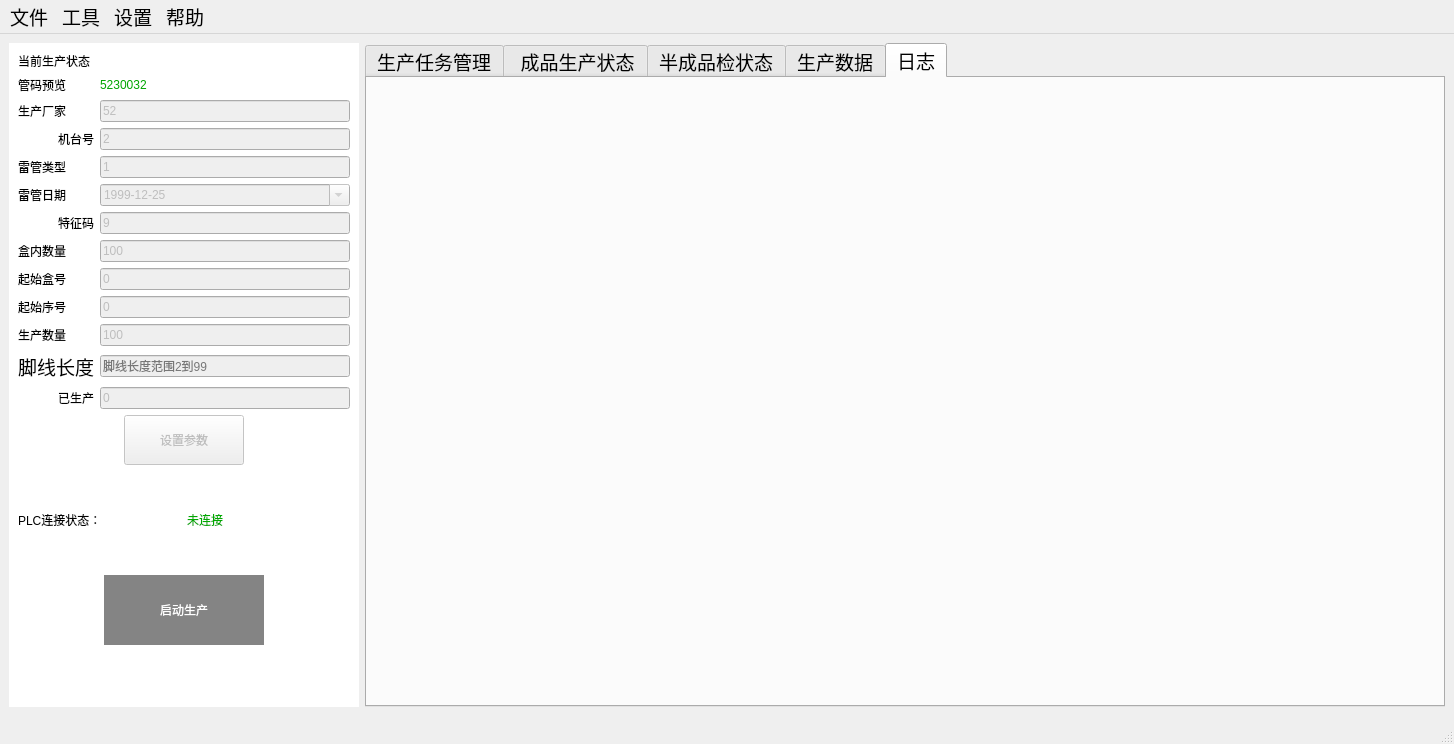
<?xml version="1.0" encoding="UTF-8"?>
<ui version="4.0">
 <class>MainWindow</class>
 <widget class="QMainWindow" name="MainWindow">
  <property name="geometry">
   <rect>
    <x>0</x>
    <y>0</y>
    <width>1454</width>
    <height>744</height>
   </rect>
  </property>
  <property name="font">
   <font>
    <pointsize>14</pointsize>
   </font>
  </property>
  <property name="windowTitle">
   <string>MainWindow</string>
  </property>
  <property name="windowIcon">
   <iconset theme="E:\0_project\4月中旬前完成\1_交接工作\python\内蒙三码软件\内蒙三码软件2(实时数据传送打开生产线停止)\favicon.ico">
    <normaloff>:/favicon.ico</normaloff>:/favicon.ico</iconset>
  </property>
  <widget class="QWidget" name="centralwidget">
   <layout class="QGridLayout" name="gridLayout_11">
    <item row="0" column="0">
     <widget class="QFrame" name="frame">
      <property name="minimumSize">
       <size>
        <width>350</width>
        <height>0</height>
       </size>
      </property>
      <property name="maximumSize">
       <size>
        <width>350</width>
        <height>16777215</height>
       </size>
      </property>
      <property name="font">
       <font>
        <family>Agency FB</family>
        <pointsize>16</pointsize>
       </font>
      </property>
      <property name="styleSheet">
       <string notr="true">QFrame#frame{
background-color: rgb(255, 255, 255);
}

QLabel{
font: 14pt &quot;Agency FB&quot;;
}


QLineEdit{
font: 14pt &quot;Agency FB&quot;;
	font: 14pt &quot;黑体&quot;;
}

QDateEdit{

font: 14pt &quot;Agency FB&quot;;
font: 14pt &quot;黑体&quot;;
}

QPushButton{

font: 14pt &quot;Agency FB&quot;;
font: 14pt &quot;黑体&quot;;
}
</string>
      </property>
      <layout class="QVBoxLayout" name="verticalLayout_5">
       <item>
        <widget class="QLabel" name="label_3">
         <property name="text">
          <string>当前生产状态</string>
         </property>
        </widget>
       </item>
       <item>
        <layout class="QVBoxLayout" name="verticalLayout_4">
         <property name="sizeConstraint">
          <enum>QLayout::SetDefaultConstraint</enum>
         </property>
         <item>
          <layout class="QGridLayout" name="gridLayout_16">
           <item row="7" column="0">
            <widget class="QLabel" name="label_26">
             <property name="text">
              <string>起始盒号</string>
             </property>
            </widget>
           </item>
           <item row="6" column="2">
            <widget class="QLineEdit" name="numberInBox">
             <property name="enabled">
              <bool>false</bool>
             </property>
             <property name="text">
              <string>100</string>
             </property>
            </widget>
           </item>
           <item row="2" column="0">
            <widget class="QLabel" name="label_31">
             <property name="text">
              <string>机台号</string>
             </property>
             <property name="alignment">
              <set>Qt::AlignRight|Qt::AlignTrailing|Qt::AlignVCenter</set>
             </property>
            </widget>
           </item>
           <item row="3" column="0">
            <widget class="QLabel" name="label_23">
             <property name="text">
              <string>雷管类型</string>
             </property>
            </widget>
           </item>
           <item row="8" column="2">
            <widget class="QLineEdit" name="startNo">
             <property name="enabled">
              <bool>false</bool>
             </property>
             <property name="text">
              <string>0</string>
             </property>
            </widget>
           </item>
           <item row="8" column="0">
            <widget class="QLabel" name="label_21">
             <property name="text">
              <string>起始序号</string>
             </property>
            </widget>
           </item>
           <item row="0" column="0">
            <widget class="QLabel" name="label_30">
             <property name="text">
              <string>管码预览</string>
             </property>
            </widget>
           </item>
           <item row="5" column="0">
            <widget class="QLabel" name="label_25">
             <property name="layoutDirection">
              <enum>Qt::LeftToRight</enum>
             </property>
             <property name="text">
              <string>特征码</string>
             </property>
             <property name="alignment">
              <set>Qt::AlignRight|Qt::AlignTrailing|Qt::AlignVCenter</set>
             </property>
            </widget>
           </item>
           <item row="11" column="2">
            <widget class="QLineEdit" name="finishedNum">
             <property name="enabled">
              <bool>false</bool>
             </property>
             <property name="text">
              <string>0</string>
             </property>
            </widget>
           </item>
           <item row="0" column="2">
            <widget class="QLabel" name="preview">
             <property name="enabled">
              <bool>false</bool>
             </property>
             <property name="styleSheet">
              <string notr="true">font: 20pt &quot;黑体&quot;;
color: rgb(0, 166, 0);</string>
             </property>
             <property name="text">
              <string>5230032</string>
             </property>
            </widget>
           </item>
           <item row="10" column="2">
            <widget class="QLineEdit" name="lineLength">
             <property name="enabled">
              <bool>false</bool>
             </property>
             <property name="placeholderText">
              <string>脚线长度范围2到99</string>
             </property>
            </widget>
           </item>
           <item row="1" column="0">
            <widget class="QLabel" name="label_29">
             <property name="text">
              <string>生产厂家</string>
             </property>
            </widget>
           </item>
           <item row="3" column="2">
            <widget class="QLineEdit" name="detType">
             <property name="enabled">
              <bool>false</bool>
             </property>
             <property name="text">
              <string>1</string>
             </property>
            </widget>
           </item>
           <item row="4" column="2">
            <widget class="QDateEdit" name="productDate">
             <property name="enabled">
              <bool>false</bool>
             </property>
             <property name="sizePolicy">
              <sizepolicy hsizetype="Minimum" vsizetype="Preferred">
               <horstretch>0</horstretch>
               <verstretch>0</verstretch>
              </sizepolicy>
             </property>
             <property name="dateTime">
              <datetime>
               <hour>0</hour>
               <minute>0</minute>
               <second>0</second>
               <year>1999</year>
               <month>12</month>
               <day>25</day>
              </datetime>
             </property>
             <property name="displayFormat">
              <string>yyyy-M-d</string>
             </property>
             <property name="calendarPopup">
              <bool>true</bool>
             </property>
            </widget>
           </item>
           <item row="5" column="2">
            <widget class="QLineEdit" name="feature">
             <property name="enabled">
              <bool>false</bool>
             </property>
             <property name="text">
              <string>9</string>
             </property>
            </widget>
           </item>
           <item row="9" column="0">
            <widget class="QLabel" name="label_14">
             <property name="text">
              <string>生产数量</string>
             </property>
            </widget>
           </item>
           <item row="7" column="2">
            <widget class="QLineEdit" name="startBox">
             <property name="enabled">
              <bool>false</bool>
             </property>
             <property name="text">
              <string>0</string>
             </property>
            </widget>
           </item>
           <item row="6" column="0">
            <widget class="QLabel" name="label_27">
             <property name="text">
              <string>盒内数量</string>
             </property>
            </widget>
           </item>
           <item row="2" column="2">
            <widget class="QLineEdit" name="machineID">
             <property name="enabled">
              <bool>false</bool>
             </property>
             <property name="text">
              <string>2</string>
             </property>
            </widget>
           </item>
           <item row="1" column="2">
            <widget class="QLineEdit" name="factory">
             <property name="enabled">
              <bool>false</bool>
             </property>
             <property name="text">
              <string>52</string>
             </property>
            </widget>
           </item>
           <item row="10" column="0">
            <widget class="QLabel" name="label_28">
             <property name="font">
              <font>
               <family>Agency FB</family>
               <pointsize>14</pointsize>
               <italic>false</italic>
               <bold>false</bold>
              </font>
             </property>
             <property name="text">
              <string>脚线长度</string>
             </property>
            </widget>
           </item>
           <item row="11" column="0">
            <widget class="QLabel" name="label_2">
             <property name="text">
              <string>已生产</string>
             </property>
             <property name="alignment">
              <set>Qt::AlignRight|Qt::AlignTrailing|Qt::AlignVCenter</set>
             </property>
            </widget>
           </item>
           <item row="9" column="2">
            <widget class="QLineEdit" name="produceNum">
             <property name="enabled">
              <bool>false</bool>
             </property>
             <property name="text">
              <string>100</string>
             </property>
            </widget>
           </item>
           <item row="4" column="0">
            <widget class="QLabel" name="label_24">
             <property name="text">
              <string>雷管日期</string>
             </property>
            </widget>
           </item>
          </layout>
         </item>
         <item>
          <layout class="QHBoxLayout" name="horizontalLayout_5">
           <item>
            <spacer name="horizontalSpacer_5">
             <property name="orientation">
              <enum>Qt::Horizontal</enum>
             </property>
             <property name="sizeHint" stdset="0">
              <size>
               <width>40</width>
               <height>20</height>
              </size>
             </property>
            </spacer>
           </item>
           <item>
            <widget class="QPushButton" name="paraSet">
             <property name="enabled">
              <bool>false</bool>
             </property>
             <property name="minimumSize">
              <size>
               <width>120</width>
               <height>50</height>
              </size>
             </property>
             <property name="text">
              <string>设置参数</string>
             </property>
            </widget>
           </item>
           <item>
            <spacer name="horizontalSpacer_10">
             <property name="orientation">
              <enum>Qt::Horizontal</enum>
             </property>
             <property name="sizeHint" stdset="0">
              <size>
               <width>40</width>
               <height>20</height>
              </size>
             </property>
            </spacer>
           </item>
          </layout>
         </item>
         <item>
          <spacer name="verticalSpacer_2">
           <property name="orientation">
            <enum>Qt::Vertical</enum>
           </property>
           <property name="sizeHint" stdset="0">
            <size>
             <width>20</width>
             <height>40</height>
            </size>
           </property>
          </spacer>
         </item>
         <item>
          <layout class="QGridLayout" name="gridLayout">
           <item row="0" column="1">
            <widget class="QLabel" name="plcConnected">
             <property name="styleSheet">
              <string notr="true">
QLabel{
font: 14pt &quot;黑体&quot;;
color: rgb(0, 170, 0);
}
</string>
             </property>
             <property name="text">
              <string>未连接</string>
             </property>
            </widget>
           </item>
           <item row="0" column="0">
            <widget class="QLabel" name="label">
             <property name="styleSheet">
              <string notr="true">
QLabel{
font: 14pt &quot;黑体&quot;;
}
</string>
             </property>
             <property name="text">
              <string>PLC连接状态：</string>
             </property>
            </widget>
           </item>
          </layout>
         </item>
         <item>
          <spacer name="verticalSpacer">
           <property name="orientation">
            <enum>Qt::Vertical</enum>
           </property>
           <property name="sizeHint" stdset="0">
            <size>
             <width>20</width>
             <height>40</height>
            </size>
           </property>
          </spacer>
         </item>
         <item>
          <layout class="QHBoxLayout" name="horizontalLayout_4">
           <item>
            <spacer name="horizontalSpacer">
             <property name="orientation">
              <enum>Qt::Horizontal</enum>
             </property>
             <property name="sizeHint" stdset="0">
              <size>
               <width>40</width>
               <height>20</height>
              </size>
             </property>
            </spacer>
           </item>
           <item>
            <widget class="QPushButton" name="startProduce">
             <property name="enabled">
              <bool>false</bool>
             </property>
             <property name="minimumSize">
              <size>
               <width>160</width>
               <height>70</height>
              </size>
             </property>
             <property name="styleSheet">
              <string notr="true">QPushButton{
color: rgb(255, 255, 255);
background-color: rgb(0, 170, 0);
border-radius:0px
}

QPushButton:disabled{
color: rgb(255, 255, 255);
	background-color: rgb(132, 132, 132);
border-radius:0px
}</string>
             </property>
             <property name="text">
              <string>启动生产</string>
             </property>
            </widget>
           </item>
           <item>
            <spacer name="horizontalSpacer_2">
             <property name="orientation">
              <enum>Qt::Horizontal</enum>
             </property>
             <property name="sizeHint" stdset="0">
              <size>
               <width>40</width>
               <height>20</height>
              </size>
             </property>
            </spacer>
           </item>
          </layout>
         </item>
        </layout>
       </item>
       <item>
        <spacer name="verticalSpacer_3">
         <property name="orientation">
          <enum>Qt::Vertical</enum>
         </property>
         <property name="sizeHint" stdset="0">
          <size>
           <width>20</width>
           <height>40</height>
          </size>
         </property>
        </spacer>
       </item>
      </layout>
     </widget>
    </item>
    <item row="0" column="1">
     <widget class="QTabWidget" name="productTabWidget">
      <property name="currentIndex">
       <number>4</number>
      </property>
      <widget class="TaskMgr" name="tab_5">
       <attribute name="title">
        <string>生产任务管理</string>
       </attribute>
      </widget>
      <widget class="QWidget" name="tab">
       <attribute name="title">
        <string> 成品生产状态</string>
       </attribute>
       <layout class="QGridLayout" name="gridLayout_7">
        <item row="0" column="0">
         <widget class="QFrame" name="frame_2">
          <property name="styleSheet">
           <string notr="true">QWidget#frame_2{
	background-color: rgb(255, 255, 255);
}
QWidget{
	
	font: 14pt &quot;宋体&quot;;
}
</string>
          </property>
          <property name="frameShape">
           <enum>QFrame::StyledPanel</enum>
          </property>
          <property name="frameShadow">
           <enum>QFrame::Raised</enum>
          </property>
          <widget class="QFrame" name="frame_3">
           <property name="geometry">
            <rect>
             <x>670</x>
             <y>20</y>
             <width>311</width>
             <height>461</height>
            </rect>
           </property>
           <property name="styleSheet">
            <string notr="true">border:2px</string>
           </property>
           <property name="frameShape">
            <enum>QFrame::StyledPanel</enum>
           </property>
           <property name="frameShadow">
            <enum>QFrame::Raised</enum>
           </property>
           <widget class="QLineEdit" name="plcHeart">
            <property name="enabled">
             <bool>true</bool>
            </property>
            <property name="geometry">
             <rect>
              <x>120</x>
              <y>10</y>
              <width>131</width>
              <height>30</height>
             </rect>
            </property>
           </widget>
           <widget class="QLabel" name="label_32">
            <property name="geometry">
             <rect>
              <x>20</x>
              <y>10</y>
              <width>101</width>
              <height>30</height>
             </rect>
            </property>
            <property name="text">
             <string>PLC心跳</string>
            </property>
           </widget>
           <widget class="QLabel" name="label_33">
            <property name="geometry">
             <rect>
              <x>20</x>
              <y>180</y>
              <width>141</width>
              <height>30</height>
             </rect>
            </property>
            <property name="text">
             <string>三码软件心跳</string>
            </property>
           </widget>
           <widget class="QLineEdit" name="sendCnt">
            <property name="enabled">
             <bool>true</bool>
            </property>
            <property name="geometry">
             <rect>
              <x>160</x>
              <y>180</y>
              <width>131</width>
              <height>30</height>
             </rect>
            </property>
           </widget>
           <widget class="QCheckBox" name="recvWriteCodeCmd">
            <property name="geometry">
             <rect>
              <x>40</x>
              <y>310</y>
              <width>211</width>
              <height>22</height>
             </rect>
            </property>
            <property name="text">
             <string>已经接收写码指令</string>
            </property>
           </widget>
           <widget class="QCheckBox" name="writeCodeFinished">
            <property name="geometry">
             <rect>
              <x>40</x>
              <y>350</y>
              <width>211</width>
              <height>22</height>
             </rect>
            </property>
            <property name="text">
             <string>已进行写码操作</string>
            </property>
           </widget>
           <widget class="QCheckBox" name="writeCodeOK">
            <property name="geometry">
             <rect>
              <x>40</x>
              <y>390</y>
              <width>211</width>
              <height>22</height>
             </rect>
            </property>
            <property name="text">
             <string>写码完成</string>
            </property>
           </widget>
           <widget class="QCheckBox" name="softInit">
            <property name="geometry">
             <rect>
              <x>40</x>
              <y>230</y>
              <width>211</width>
              <height>22</height>
             </rect>
            </property>
            <property name="text">
             <string>软件已初始化</string>
            </property>
           </widget>
           <widget class="QCheckBox" name="enableWC">
            <property name="geometry">
             <rect>
              <x>40</x>
              <y>270</y>
              <width>211</width>
              <height>22</height>
             </rect>
            </property>
            <property name="text">
             <string>允许写码</string>
            </property>
           </widget>
           <widget class="QCheckBox" name="enableWriteCode">
            <property name="geometry">
             <rect>
              <x>40</x>
              <y>60</y>
              <width>211</width>
              <height>22</height>
             </rect>
            </property>
            <property name="text">
             <string>收到允许写码指令</string>
            </property>
           </widget>
           <widget class="QCheckBox" name="tiaohaoReset">
            <property name="geometry">
             <rect>
              <x>40</x>
              <y>100</y>
              <width>211</width>
              <height>22</height>
             </rect>
            </property>
            <property name="text">
             <string>跳号复位</string>
            </property>
           </widget>
           <widget class="QCheckBox" name="butiaohaoReset">
            <property name="geometry">
             <rect>
              <x>40</x>
              <y>140</y>
              <width>211</width>
              <height>22</height>
             </rect>
            </property>
            <property name="text">
             <string>不跳号复位</string>
            </property>
           </widget>
          </widget>
          <widget class="QFrame" name="frame_4">
           <property name="geometry">
            <rect>
             <x>20</x>
             <y>140</y>
             <width>661</width>
             <height>281</height>
            </rect>
           </property>
           <property name="frameShape">
            <enum>QFrame::StyledPanel</enum>
           </property>
           <property name="frameShadow">
            <enum>QFrame::Raised</enum>
           </property>
           <layout class="QHBoxLayout" name="horizontalLayout">
            <item>
             <layout class="QGridLayout" name="gridLayout_2">
              <item row="2" column="0">
               <widget class="QLabel" name="label_38">
                <property name="text">
                 <string>通道2</string>
                </property>
               </widget>
              </item>
              <item row="3" column="0">
               <widget class="QLabel" name="label_39">
                <property name="text">
                 <string>通道3</string>
                </property>
               </widget>
              </item>
              <item row="3" column="2">
               <widget class="QLineEdit" name="outcode_3">
                <property name="enabled">
                 <bool>true</bool>
                </property>
               </widget>
              </item>
              <item row="4" column="2">
               <widget class="QLineEdit" name="outcode_4">
                <property name="enabled">
                 <bool>true</bool>
                </property>
               </widget>
              </item>
              <item row="5" column="2">
               <widget class="QLineEdit" name="outcode_5">
                <property name="enabled">
                 <bool>true</bool>
                </property>
               </widget>
              </item>
              <item row="1" column="1">
               <widget class="QLineEdit" name="state1">
                <property name="enabled">
                 <bool>true</bool>
                </property>
                <property name="minimumSize">
                 <size>
                  <width>50</width>
                  <height>0</height>
                 </size>
                </property>
                <property name="maximumSize">
                 <size>
                  <width>50</width>
                  <height>16777215</height>
                 </size>
                </property>
               </widget>
              </item>
              <item row="1" column="3">
               <widget class="QLineEdit" name="error">
                <property name="enabled">
                 <bool>true</bool>
                </property>
                <property name="maximumSize">
                 <size>
                  <width>80</width>
                  <height>16777215</height>
                 </size>
                </property>
               </widget>
              </item>
              <item row="5" column="0">
               <widget class="QLabel" name="label_40">
                <property name="text">
                 <string>通道5</string>
                </property>
               </widget>
              </item>
              <item row="4" column="1">
               <widget class="QLineEdit" name="state1_4">
                <property name="enabled">
                 <bool>true</bool>
                </property>
                <property name="maximumSize">
                 <size>
                  <width>50</width>
                  <height>16777215</height>
                 </size>
                </property>
               </widget>
              </item>
              <item row="1" column="0">
               <widget class="QLabel" name="label_37">
                <property name="text">
                 <string>通道1</string>
                </property>
               </widget>
              </item>
              <item row="3" column="3">
               <widget class="QLineEdit" name="error_3">
                <property name="enabled">
                 <bool>true</bool>
                </property>
                <property name="maximumSize">
                 <size>
                  <width>80</width>
                  <height>16777215</height>
                 </size>
                </property>
               </widget>
              </item>
              <item row="3" column="1">
               <widget class="QLineEdit" name="state1_3">
                <property name="enabled">
                 <bool>true</bool>
                </property>
                <property name="maximumSize">
                 <size>
                  <width>50</width>
                  <height>16777215</height>
                 </size>
                </property>
               </widget>
              </item>
              <item row="5" column="1">
               <widget class="QLineEdit" name="state1_5">
                <property name="enabled">
                 <bool>true</bool>
                </property>
                <property name="maximumSize">
                 <size>
                  <width>50</width>
                  <height>16777215</height>
                 </size>
                </property>
               </widget>
              </item>
              <item row="1" column="2">
               <widget class="QLineEdit" name="outcode">
                <property name="enabled">
                 <bool>true</bool>
                </property>
               </widget>
              </item>
              <item row="2" column="1">
               <widget class="QLineEdit" name="state1_2">
                <property name="enabled">
                 <bool>true</bool>
                </property>
                <property name="maximumSize">
                 <size>
                  <width>50</width>
                  <height>16777215</height>
                 </size>
                </property>
               </widget>
              </item>
              <item row="5" column="3">
               <widget class="QLineEdit" name="error_5">
                <property name="enabled">
                 <bool>true</bool>
                </property>
                <property name="maximumSize">
                 <size>
                  <width>80</width>
                  <height>16777215</height>
                 </size>
                </property>
               </widget>
              </item>
              <item row="4" column="0">
               <widget class="QLabel" name="label_41">
                <property name="text">
                 <string>通道4</string>
                </property>
               </widget>
              </item>
              <item row="2" column="3">
               <widget class="QLineEdit" name="error_2">
                <property name="enabled">
                 <bool>true</bool>
                </property>
                <property name="maximumSize">
                 <size>
                  <width>80</width>
                  <height>16777215</height>
                 </size>
                </property>
               </widget>
              </item>
              <item row="4" column="3">
               <widget class="QLineEdit" name="error_4">
                <property name="enabled">
                 <bool>true</bool>
                </property>
                <property name="maximumSize">
                 <size>
                  <width>80</width>
                  <height>16777215</height>
                 </size>
                </property>
               </widget>
              </item>
              <item row="2" column="2">
               <widget class="QLineEdit" name="outcode_2">
                <property name="enabled">
                 <bool>true</bool>
                </property>
               </widget>
              </item>
              <item row="0" column="2">
               <widget class="QLabel" name="label_42">
                <property name="maximumSize">
                 <size>
                  <width>16777215</width>
                  <height>31</height>
                 </size>
                </property>
                <property name="text">
                 <string>管壳码</string>
                </property>
               </widget>
              </item>
              <item row="0" column="1">
               <widget class="QLabel" name="label_43">
                <property name="text">
                 <string>状态</string>
                </property>
               </widget>
              </item>
              <item row="0" column="3">
               <widget class="QLabel" name="label_44">
                <property name="maximumSize">
                 <size>
                  <width>80</width>
                  <height>16777215</height>
                 </size>
                </property>
                <property name="text">
                 <string>故障码</string>
                </property>
               </widget>
              </item>
             </layout>
            </item>
           </layout>
          </widget>
          <widget class="QWidget" name="widget" native="true">
           <property name="geometry">
            <rect>
             <x>20</x>
             <y>430</y>
             <width>271</width>
             <height>151</height>
            </rect>
           </property>
           <widget class="QLabel" name="label_36">
            <property name="geometry">
             <rect>
              <x>0</x>
              <y>90</y>
              <width>121</width>
              <height>30</height>
             </rect>
            </property>
            <property name="text">
             <string>已完成数量</string>
            </property>
           </widget>
           <widget class="QLineEdit" name="numWrited">
            <property name="enabled">
             <bool>true</bool>
            </property>
            <property name="geometry">
             <rect>
              <x>120</x>
              <y>90</y>
              <width>131</width>
              <height>30</height>
             </rect>
            </property>
           </widget>
           <widget class="QLabel" name="label_35">
            <property name="geometry">
             <rect>
              <x>20</x>
              <y>50</y>
              <width>101</width>
              <height>31</height>
             </rect>
            </property>
            <property name="text">
             <string>订单数量</string>
            </property>
           </widget>
           <widget class="QLineEdit" name="sum">
            <property name="enabled">
             <bool>true</bool>
            </property>
            <property name="geometry">
             <rect>
              <x>120</x>
              <y>50</y>
              <width>131</width>
              <height>30</height>
             </rect>
            </property>
           </widget>
           <widget class="QLabel" name="label_34">
            <property name="geometry">
             <rect>
              <x>20</x>
              <y>10</y>
              <width>101</width>
              <height>30</height>
             </rect>
            </property>
            <property name="text">
             <string>脚线长度</string>
            </property>
           </widget>
           <widget class="QLineEdit" name="lineLength_2">
            <property name="enabled">
             <bool>true</bool>
            </property>
            <property name="geometry">
             <rect>
              <x>120</x>
              <y>10</y>
              <width>131</width>
              <height>30</height>
             </rect>
            </property>
           </widget>
          </widget>
          <widget class="QLabel" name="label_45">
           <property name="geometry">
            <rect>
             <x>30</x>
             <y>40</y>
             <width>171</width>
             <height>30</height>
            </rect>
           </property>
           <property name="styleSheet">
            <string notr="true">font: 14pt &quot;黑体&quot;;</string>
           </property>
           <property name="text">
            <string>生产状态：</string>
           </property>
          </widget>
          <widget class="QLabel" name="produce_status">
           <property name="geometry">
            <rect>
             <x>200</x>
             <y>40</y>
             <width>271</width>
             <height>30</height>
            </rect>
           </property>
           <property name="styleSheet">
            <string notr="true">font: 14pt &quot;黑体&quot;;
color: rgb(0, 170, 0);</string>
           </property>
           <property name="text">
            <string>--</string>
           </property>
          </widget>
         </widget>
        </item>
       </layout>
      </widget>
      <widget class="QWidget" name="tab_4">
       <attribute name="title">
        <string>半成品检状态</string>
       </attribute>
       <widget class="QLabel" name="precheck_status">
        <property name="geometry">
         <rect>
          <x>220</x>
          <y>50</y>
          <width>271</width>
          <height>30</height>
         </rect>
        </property>
        <property name="styleSheet">
         <string notr="true">font: 14pt &quot;黑体&quot;;
color: rgb(0, 170, 0);</string>
        </property>
        <property name="text">
         <string>--</string>
        </property>
       </widget>
       <widget class="QLabel" name="label_46">
        <property name="geometry">
         <rect>
          <x>30</x>
          <y>50</y>
          <width>161</width>
          <height>30</height>
         </rect>
        </property>
        <property name="styleSheet">
         <string notr="true">font: 14pt &quot;黑体&quot;;</string>
        </property>
        <property name="text">
         <string>半成品检状态：</string>
        </property>
       </widget>
      </widget>
      <widget class="ProduceDetInfo" name="tab_3">
       <attribute name="title">
        <string>生产数据</string>
       </attribute>
      </widget>
      <widget class="LogWidget" name="tab_2">
       <attribute name="title">
        <string>日志</string>
       </attribute>
       <layout class="QVBoxLayout" name="verticalLayout"/>
      </widget>
     </widget>
    </item>
   </layout>
  </widget>
  <widget class="QMenuBar" name="menubar">
   <property name="geometry">
    <rect>
     <x>0</x>
     <y>0</y>
     <width>1454</width>
     <height>31</height>
    </rect>
   </property>
   <property name="font">
    <font>
     <pointsize>14</pointsize>
    </font>
   </property>
   <widget class="QMenu" name="menu">
    <property name="font">
     <font>
      <pointsize>14</pointsize>
     </font>
    </property>
    <property name="title">
     <string>文件</string>
    </property>
    <addaction name="exit"/>
   </widget>
   <widget class="QMenu" name="menu_2">
    <property name="font">
     <font>
      <pointsize>14</pointsize>
     </font>
    </property>
    <property name="title">
     <string>工具</string>
    </property>
   </widget>
   <widget class="QMenu" name="menu_3">
    <property name="font">
     <font>
      <pointsize>14</pointsize>
     </font>
    </property>
    <property name="title">
     <string>设置</string>
    </property>
    <addaction name="serialPortSet"/>
    <addaction name="separator"/>
   </widget>
   <widget class="QMenu" name="menu_4">
    <property name="font">
     <font>
      <pointsize>14</pointsize>
     </font>
    </property>
    <property name="title">
     <string>帮助</string>
    </property>
    <addaction name="about"/>
   </widget>
   <addaction name="menu"/>
   <addaction name="menu_2"/>
   <addaction name="menu_3"/>
   <addaction name="menu_4"/>
  </widget>
  <widget class="QStatusBar" name="statusbar"/>
  <action name="about">
   <property name="text">
    <string>关于</string>
   </property>
  </action>
  <action name="repair">
   <property name="text">
    <string>补码</string>
   </property>
  </action>
  <action name="exit">
   <property name="text">
    <string>退出</string>
   </property>
  </action>
  <action name="serialPortSet">
   <property name="text">
    <string>通讯设置</string>
   </property>
  </action>
  <action name="action">
   <property name="text">
    <string>生产设置</string>
   </property>
  </action>
  <action name="dataManage">
   <property name="text">
    <string>生产数据管理</string>
   </property>
  </action>
  <action name="detTestInfo">
   <property name="text">
    <string>雷管异常数据</string>
   </property>
  </action>
  <action name="detDeleteRecorder">
   <property name="text">
    <string>数据删除记录</string>
   </property>
  </action>
  <action name="systemLog">
   <property name="text">
    <string>系统日志</string>
   </property>
  </action>
  <action name="deviceNumberSet">
   <property name="text">
    <string>设备机台号</string>
   </property>
  </action>
  <action name="realTimeUpload">
   <property name="text">
    <string>实时上传</string>
   </property>
  </action>
  <action name="outputData">
   <property name="text">
    <string>导出数据</string>
   </property>
  </action>
 </widget>
 <customwidgets>
  <customwidget>
   <class>TaskMgr</class>
   <extends>QWidget</extends>
   <header location="global">TaskMgr.h</header>
   <container>1</container>
  </customwidget>
  <customwidget>
   <class>ProduceDetInfo</class>
   <extends>QWidget</extends>
   <header location="global">ProduceDetInfo.h</header>
   <container>1</container>
  </customwidget>
  <customwidget>
   <class>LogWidget</class>
   <extends>QWidget</extends>
   <header>LogWidget.h</header>
   <container>1</container>
  </customwidget>
 </customwidgets>
 <resources/>
 <connections/>
</ui>
